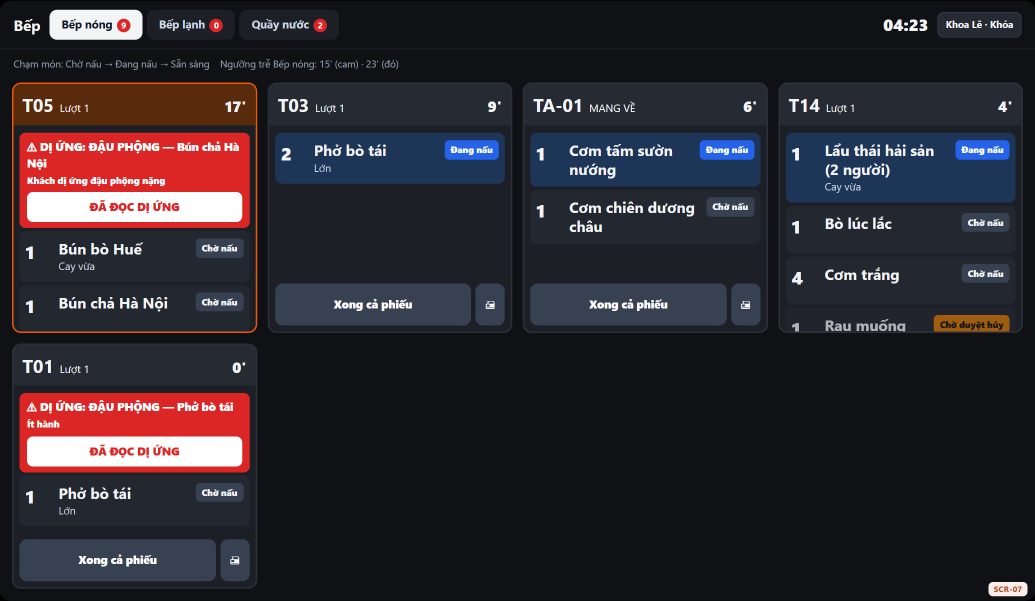
#> input picture 07_UIUX/screens/SCR-07_kds.png, 2070 x 1202 px (shown at 1/2 size); its folder holds 8 pictures in this run
$ python build_banner.py
#> lines starting #> are read from the running program, lines starting #| are printed output that depends on the picture
"""Ghép ảnh bìa README (docs/banner.png) từ ảnh chụp màn hình prototype."""
import sys
from pathlib import Path

from PIL import Image

sys.stdout.reconfigure(encoding="utf-8")
ROOT = Path(__file__).resolve().parent.parent
S = ROOT / "07_UIUX/screens"


def fit(name, h):
    im = Image.open(S / name).convert("RGB")
    return im.resize((int(im.width * h / im.height), h), Image.LANCZOS)


c = Image.new("RGB", (2400, 1100), (239, 236, 231))
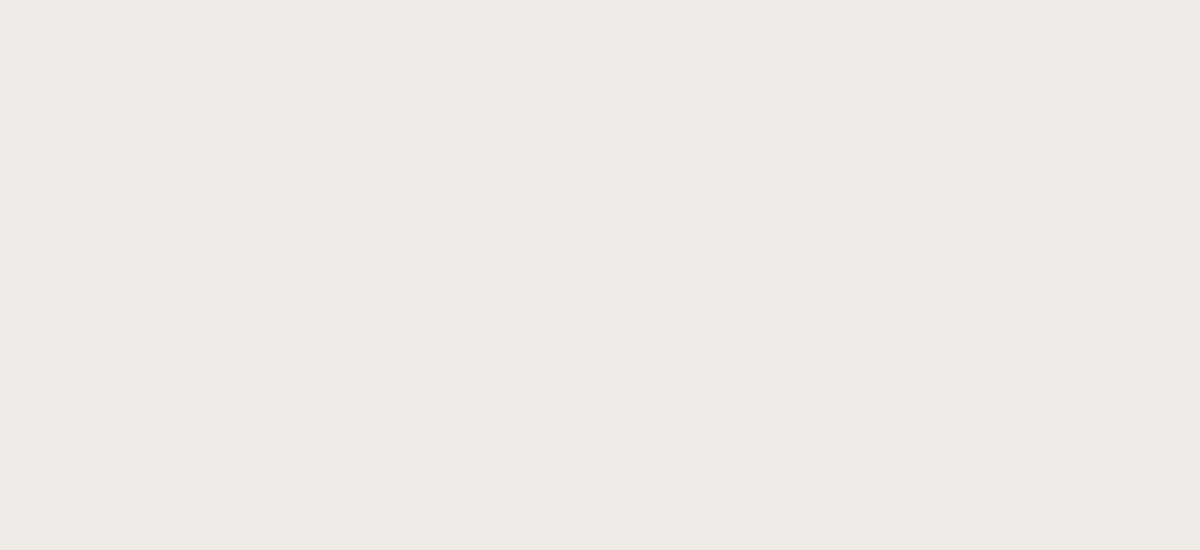
#> c: PIL image 2400x1100 RGB (shown at 1/2 size); mean R, G, B 239, 236, 231
kds = fit("SCR-07_kds.png", 620)
#> in fit, im is the input picture: PIL image 2070x1202 RGB; mean R, G, B 44.6, 40, 46.9
c.paste(kds, (60, 60))
bill = fit("SCR-11_bill-thanh-toan.png", 380)
#> call 2 of fit, with name = 'SCR-11_bill-thanh-toan.png', h = 380
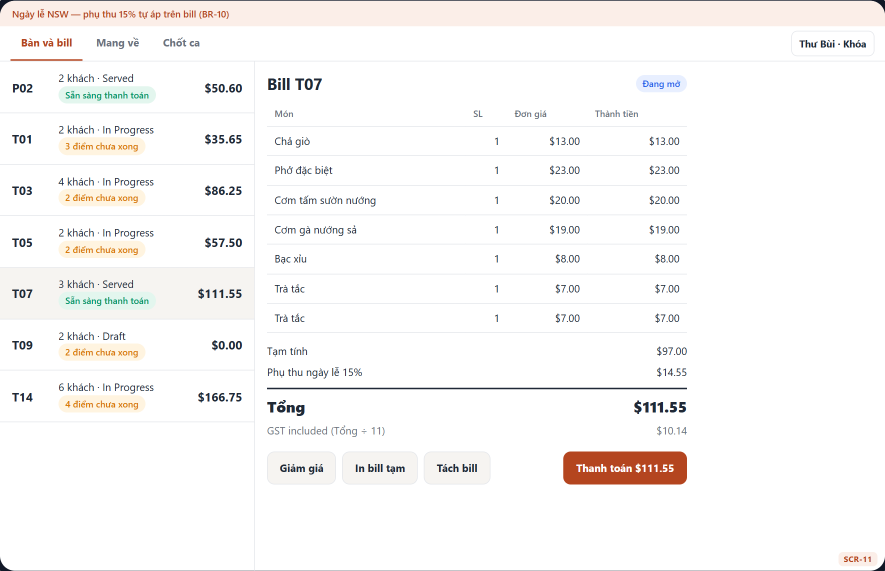
#> input picture 07_UIUX/screens/SCR-11_bill-thanh-toan.png, 1770 x 1142 px (shown at 1/2 size)
#> in fit, im is the input picture: PIL image 1770x1142 RGB; mean R, G, B 249.4, 247.9, 247
c.paste(bill, (60, 700))
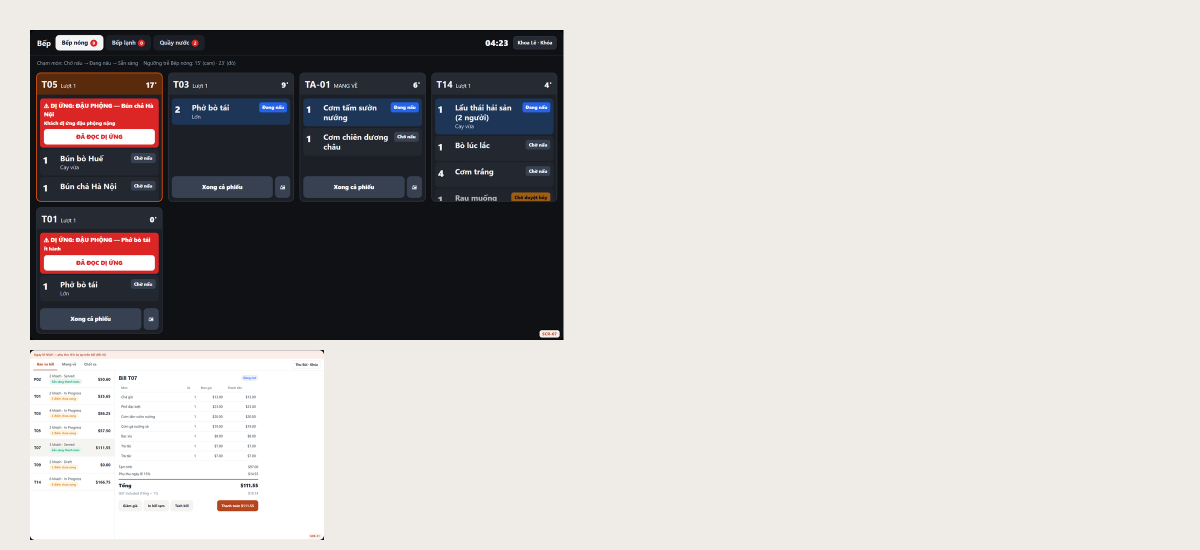
#> c: PIL image 2400x1100 RGB (shown at 1/2 size); mean R, G, B 191.1, 187.8, 186.2
rep = fit("SCR-15_bao-cao.png", 380)
#> call 3 of fit, with name = 'SCR-15_bao-cao.png', h = 380
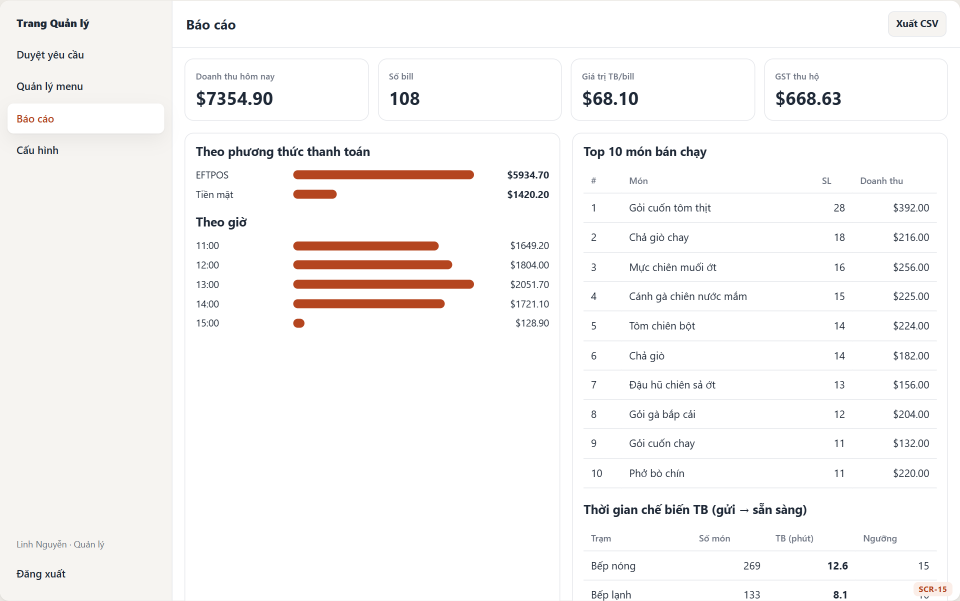
#> input picture 07_UIUX/screens/SCR-15_bao-cao.png, 1920 x 1202 px (shown at 1/2 size)
#> in fit, im is the input picture: PIL image 1920x1202 RGB; mean R, G, B 248.4, 246.7, 246
#> in fit (call 3), `return im.resize((int(im.width * h / im.height), h), Image.LANCZOS)`:
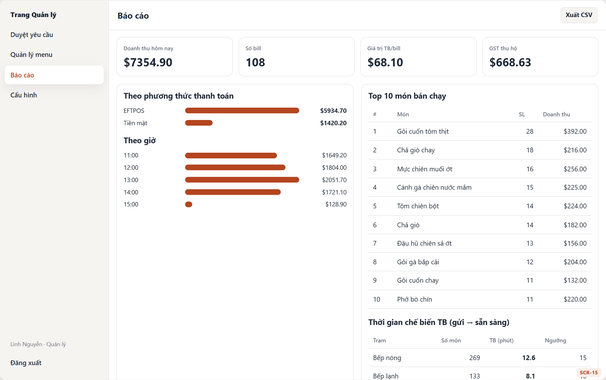
#> returned value: PIL image 606x380 RGB; mean R, G, B 248.1, 246.4, 245.7
c.paste(rep.crop((0, 0, min(rep.width, kds.width - bill.width - 40), 380)), (60 + bill.width + 40, 700))
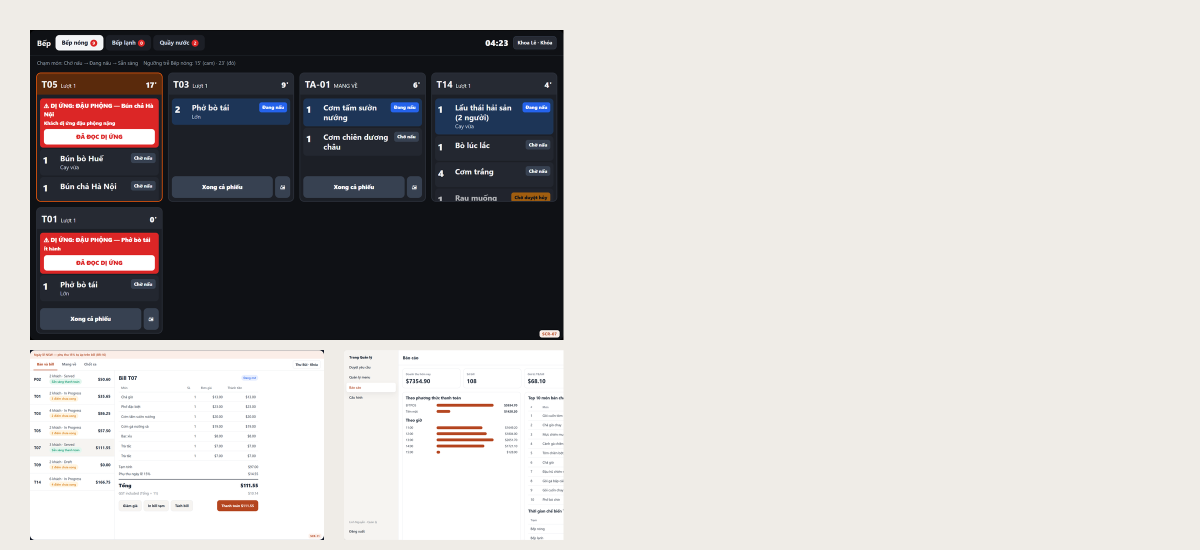
#> c: PIL image 2400x1100 RGB (shown at 1/2 size); mean R, G, B 191.7, 188.4, 187
x = 60 + kds.width + 60
#> x = 1187
p1, p2 = fit("SCR-02_so-do-ban.png", 980), fit("SCR-04_chi-tiet-mon.png", 980)
#> call 4 of fit, with name = 'SCR-02_so-do-ban.png', h = 980
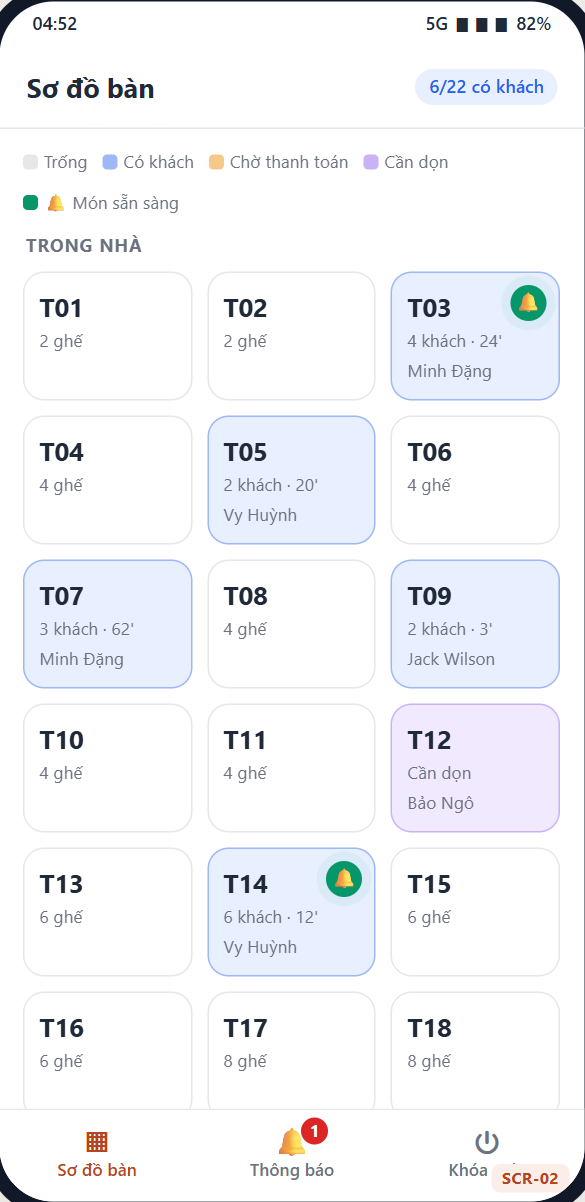
#> input picture 07_UIUX/screens/SCR-02_so-do-ban.png, 585 x 1202 px
#> in fit, im is the input picture: PIL image 585x1202 RGB; mean R, G, B 243.7, 244.9, 248.4
#> (the run stopped early here; a loop or call above may not have finished)
